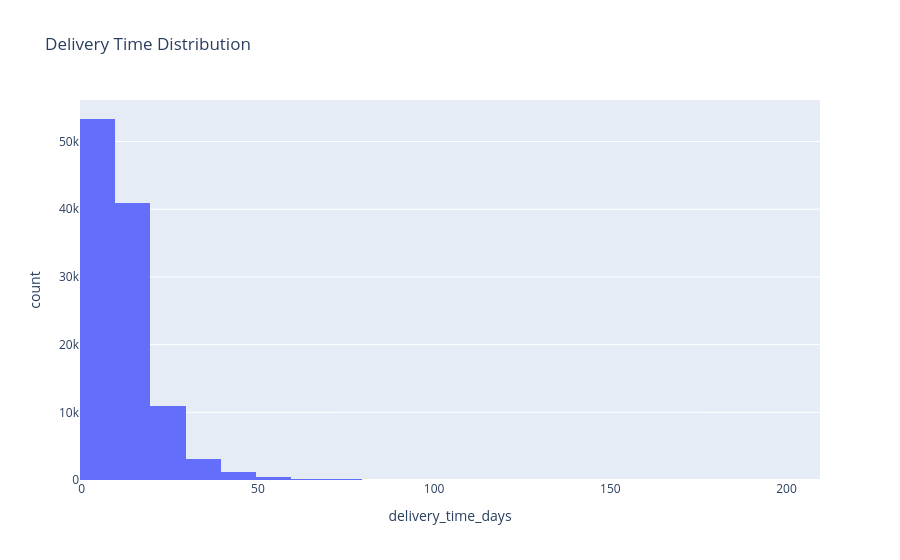

Notebook cell for this chart:
### Code cell
#Add Delivery Time Distribution
import plotly.express as px

fig = px.histogram(
    df,
    x="delivery_time_days",
    nbins=30,
    title="Delivery Time Distribution"
)

fig.show()

### Figure 1 — Plotly figure (JSON) as saved in the notebook; plotly's stock layout.template omitted (floating-point values rounded to 4 significant figures; data arrays with more than 128 entries replaced by an {"elided": "..."} marker saying what was removed)
{"data": [{"bingroup": "x", "hovertemplate": "delivery_time_days=%{x}<br>count=%{y}<extra></extra>", "legendgroup": "", "marker": {"color": "#636efa", "pattern": {"shape": ""}}, "name": "", "nbinsx": 30, "orientation": "v", "showlegend": false, "type": "histogram", "x": {"elided": "110189 float values"}, "xaxis": "x", "yaxis": "y"}], "layout": {"barmode": "relative", "legend": {"tracegroupgap": 0}, "title": {"text": "Delivery Time Distribution"}, "xaxis": {"anchor": "y", "domain": [0, 1], "title": {"text": "delivery_time_days"}}, "yaxis": {"anchor": "x", "domain": [0, 1], "title": {"text": "count"}}}}
